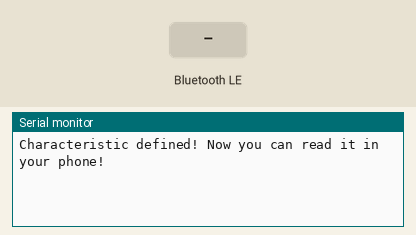
Simulated run of this program. Board: ESP32. On the bench: the last lines printed to the serial monitor. The test bench sets the inputs (shaded band). Nothing arrives over Bluetooth unless stated; a phone connects over Bluetooth LE 3 s after start.

Above: at 1.2 s.
1.3 s: Bluetooth LE write "1" received
At 2.6 s:
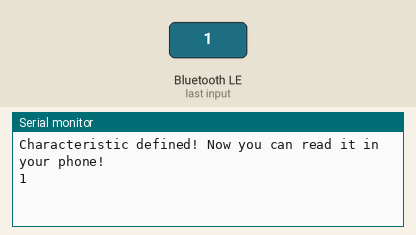
4.3 s: Bluetooth LE write "0" received
At 4.9 s:
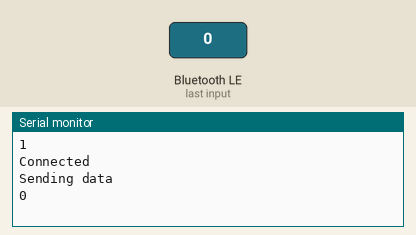
5.8 s: Bluetooth LE write "2" received
At 5.98 s:
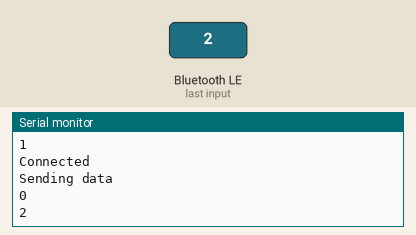

Measured:
- after the input at 1.3 s, the serial monitor: prints a new line after 0.05 s (image 1)
- after the input at 4.3 s, the serial monitor: prints a new line after 0.05 s (image 2)
- after the input at 5.8 s, the serial monitor: prints a new line after 0.05 s (image 3)

The program:

main.cpp
```cpp
#include <Arduino.h>
#include <BLEDevice.h>
#include <BLEUtils.h>
#include <BLEServer.h>
#include <BLE2902.h>

#define SERVICE_UUID "4fafc201-1fb5-459e-8fcc-c5c9c331914b"
#define CHARACTERISTIC_UUID_TX "beb5483f-36e1-4688-b7f5-ea07361b26a8"
#define CHARACTERISTIC_UUID_RX "beb5483e-36e1-4688-b7f5-ea07361b26a9"

BLEServer *pServer = NULL;
BLECharacteristic *pTxCharacteristic;
BLECharacteristic *pRxCharacteristic;
bool deviceConnected = false;

class MyServerCallbacks : public BLEServerCallbacks
{
  void onConnect(BLEServer *pServer)
  {
    deviceConnected = true;
    Serial.println("Connected");
  };

  void onDisconnect(BLEServer *pServer)
  {
    deviceConnected = false;
    Serial.println("Disconnected");
  }
};

class MyCallbacks : public BLECharacteristicCallbacks
{
  void onWrite(BLECharacteristic *pCharacteristic)
  {
    std::string value = pCharacteristic->getValue();

    if (value.length() > 0)
    {
      String message = value.c_str();
      Serial.println(message);
    }
  }
};

void setup()
{
  Serial.begin(115200);

  BLEDevice::init("ESP32_BLE_SERVER"); // この名前がスマホなどに表示される
  BLEServer *pServer = BLEDevice::createServer();
  pServer->setCallbacks(new MyServerCallbacks());
  BLEService *pService = pServer->createService(SERVICE_UUID);
  pTxCharacteristic = pService->createCharacteristic(
      CHARACTERISTIC_UUID_TX,
      BLECharacteristic::PROPERTY_NOTIFY | BLECharacteristic::PROPERTY_READ);
  pTxCharacteristic->addDescriptor(new BLE2902());
  pRxCharacteristic = pService->createCharacteristic(
      CHARACTERISTIC_UUID_RX,
      BLECharacteristic::PROPERTY_READ |
          BLECharacteristic::PROPERTY_WRITE); // 読み書き可能にする

  pRxCharacteristic->setCallbacks(new MyCallbacks());
  pService->start();
  BLEAdvertising *pAdvertising = BLEDevice::getAdvertising();
  pAdvertising->addServiceUUID(SERVICE_UUID);
  pAdvertising->setScanResponse(true);
  pAdvertising->setMinPreferred(0x06); // iPhone接続の問題に役立つ
  pAdvertising->setMinPreferred(0x12);
  BLEDevice::startAdvertising();
  Serial.println("Characteristic defined! Now you can read it in your phone!");
}

void loop()
{
  delay(2000);
  if (deviceConnected)
  {
    // データを送信
    Serial.println("Sending data");
    String str(millis() / 1000);
    pTxCharacteristic->setValue(str.c_str());
    pTxCharacteristic->notify();
  }
}
```
